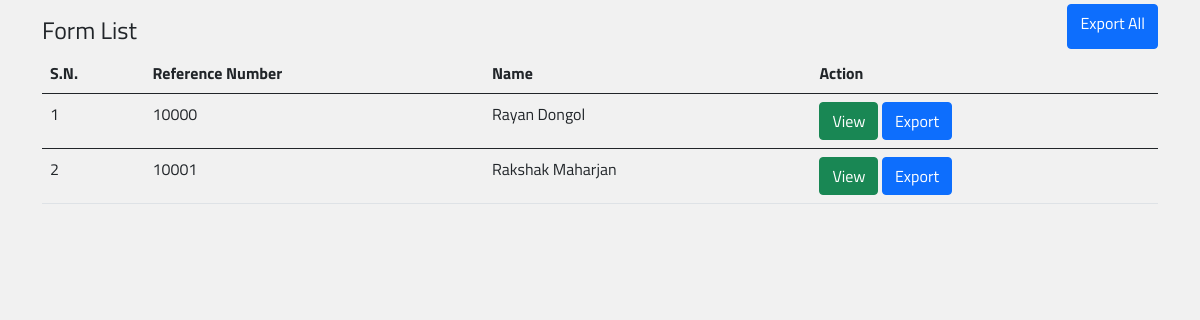
Screenshot of /formlist.php with the database file from the repository.
### tables this page shows
CREATE TABLE `form` (
  `id` int(11) NOT NULL,
  `firstSection` int(11) DEFAULT NULL,
  `beneficialOwner` int(11) DEFAULT NULL,
  `correspondenceAddress` int(11) DEFAULT NULL,
  `permanentAddress` int(11) DEFAULT NULL,
  `certificateDetails` int(11) DEFAULT NULL,
  `bankDetails` int(11) DEFAULT NULL,
  `occupationDetails` int(11) DEFAULT NULL,
  `nomineeDetails` int(11) DEFAULT NULL,
  `guardianDetails` int(11) DEFAULT NULL,
  `otherDocuments` int(11) DEFAULT NULL
);

CREATE TABLE `beneficialowner` (
  `beneficialowner_id` int(11) NOT NULL,
  `title` int(11) DEFAULT NULL,
  `firstName` text NOT NULL,
  `middleName` text DEFAULT NULL,
  `lastName` text NOT NULL,
  `fathersName` text NOT NULL,
  `grandFathersName` text NOT NULL,
  `mothersName` text NOT NULL
);

### formlist.php (the view, shortened to what this page needs)
<?php
include "admin\inc\header.php";
require $_SERVER['DOCUMENT_ROOT'].'/accountOpenForm/class/model.php';
?>
<div class="container">
    <div class="form_heading">
        <h4 class="mt-3">Form List</h4>
        <a href="exportAllData" class="btn btn-primary my-1">Export All</a>
    </div>
    <table class="table table-hover">
        <thead>
            <tr>
                <th scope="col">S.N.</th>
                <th scope="col">Reference Number</th>
                <th scope="col">Name</th>
                <th scope="col">Action</th>
            </tr>
        </thead>
        <?php
                $result = mysqli_query($conn,"SELECT form.id, beneficialOwner.firstName, beneficialOwner.middleName, beneficialOwner.lastName from form join beneficialowner on form.beneficialOwner = beneficialOwner.beneficialowner_id;") or die( mysqli_error($conn));
                $counts = 1;
                while($row = mysqli_fetch_array($result)) {
            ?>
        <tbody>
            <td> <?php  echo $counts;?></td>
            <td><?php echo $row["id"]; ?></td>
            <td><?php
                echo $row["firstName"];
                echo $row["lastName"];
                 ?>
            </td>
            <td>
                <?php
                $url='formDetail?id='.$row["id"];
                ?>
                <a href="<?php echo $url; ?>" class="btn btn-success">View</a>
                <?php
                $url2='exportSingleData?id='.$row["id"];
                ?>
                <a  href="<?php echo $url2; ?>" class="btn btn-primary">Export</a>
            </td>
        </tbody>
        <?php
                $counts++;
                }
            ?>
    </table>
</div>
<?php
include "admin/inc/footer.php";
?>

### admin/assets/css/form.css (style rules this page uses)
* { margin: 0; padding: 0; box-sizing: border-box; font-family: 'Titillium Web', sans-serif; }

### admin/assets/css/formdesign.css (style rules this page uses)
body { background-color: #f1f1f1; }
.form_heading { display: flex; justify-content: space-between; width: 100%; }

### rows the page displays
form: id "10000", beneficialOwner.firstName "Rayan", beneficialOwner.lastName "Dongol"
form: id "10001", beneficialOwner.firstName "Rakshak", beneficialOwner.lastName "Maharjan"
